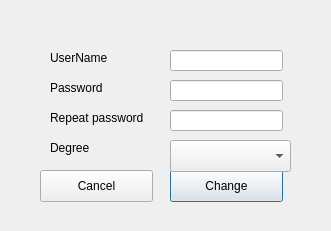
<?xml version="1.0" encoding="UTF-8"?>
<ui version="4.0">
 <class>DialogCreateOrEditData</class>
 <widget class="QDialog" name="DialogCreateOrEditData">
  <property name="windowModality">
   <enum>Qt::WindowModal</enum>
  </property>
  <property name="geometry">
   <rect>
    <x>0</x>
    <y>0</y>
    <width>331</width>
    <height>231</height>
   </rect>
  </property>
  <property name="windowTitle">
   <string>Edit data</string>
  </property>
  <property name="windowOpacity">
   <double>9.000000000000000</double>
  </property>
  <widget class="QLineEdit" name="lineEdit_1">
   <property name="geometry">
    <rect>
     <x>170</x>
     <y>50</y>
     <width>113</width>
     <height>21</height>
    </rect>
   </property>
  </widget>
  <widget class="QLineEdit" name="lineEdit_2">
   <property name="geometry">
    <rect>
     <x>170</x>
     <y>80</y>
     <width>113</width>
     <height>21</height>
    </rect>
   </property>
  </widget>
  <widget class="QLineEdit" name="lineEdit_3">
   <property name="geometry">
    <rect>
     <x>170</x>
     <y>110</y>
     <width>113</width>
     <height>21</height>
    </rect>
   </property>
  </widget>
  <widget class="QPushButton" name="change">
   <property name="geometry">
    <rect>
     <x>170</x>
     <y>170</y>
     <width>113</width>
     <height>32</height>
    </rect>
   </property>
   <property name="text">
    <string>Change</string>
   </property>
   <property name="default">
    <bool>true</bool>
   </property>
  </widget>
  <widget class="QPushButton" name="cancel">
   <property name="geometry">
    <rect>
     <x>40</x>
     <y>170</y>
     <width>113</width>
     <height>32</height>
    </rect>
   </property>
   <property name="text">
    <string>Cancel</string>
   </property>
   <property name="autoDefault">
    <bool>false</bool>
   </property>
  </widget>
  <widget class="QLabel" name="label_1">
   <property name="geometry">
    <rect>
     <x>50</x>
     <y>50</y>
     <width>71</width>
     <height>16</height>
    </rect>
   </property>
   <property name="text">
    <string>UserName</string>
   </property>
  </widget>
  <widget class="QLabel" name="label_2">
   <property name="geometry">
    <rect>
     <x>50</x>
     <y>80</y>
     <width>91</width>
     <height>16</height>
    </rect>
   </property>
   <property name="text">
    <string>Password</string>
   </property>
  </widget>
  <widget class="QLabel" name="label_3">
   <property name="geometry">
    <rect>
     <x>50</x>
     <y>110</y>
     <width>111</width>
     <height>16</height>
    </rect>
   </property>
   <property name="text">
    <string>Repeat password</string>
   </property>
  </widget>
  <widget class="QLabel" name="label_4">
   <property name="geometry">
    <rect>
     <x>50</x>
     <y>140</y>
     <width>111</width>
     <height>16</height>
    </rect>
   </property>
   <property name="text">
    <string>Degree</string>
   </property>
  </widget>
  <widget class="QComboBox" name="comboBox">
   <property name="geometry">
    <rect>
     <x>170</x>
     <y>140</y>
     <width>121</width>
     <height>32</height>
    </rect>
   </property>
   <property name="editable">
    <bool>false</bool>
   </property>
   <property name="currentText">
    <string/>
   </property>
   <property name="currentIndex">
    <number>-1</number>
   </property>
  </widget>
 </widget>
 <resources/>
 <connections/>
</ui>
